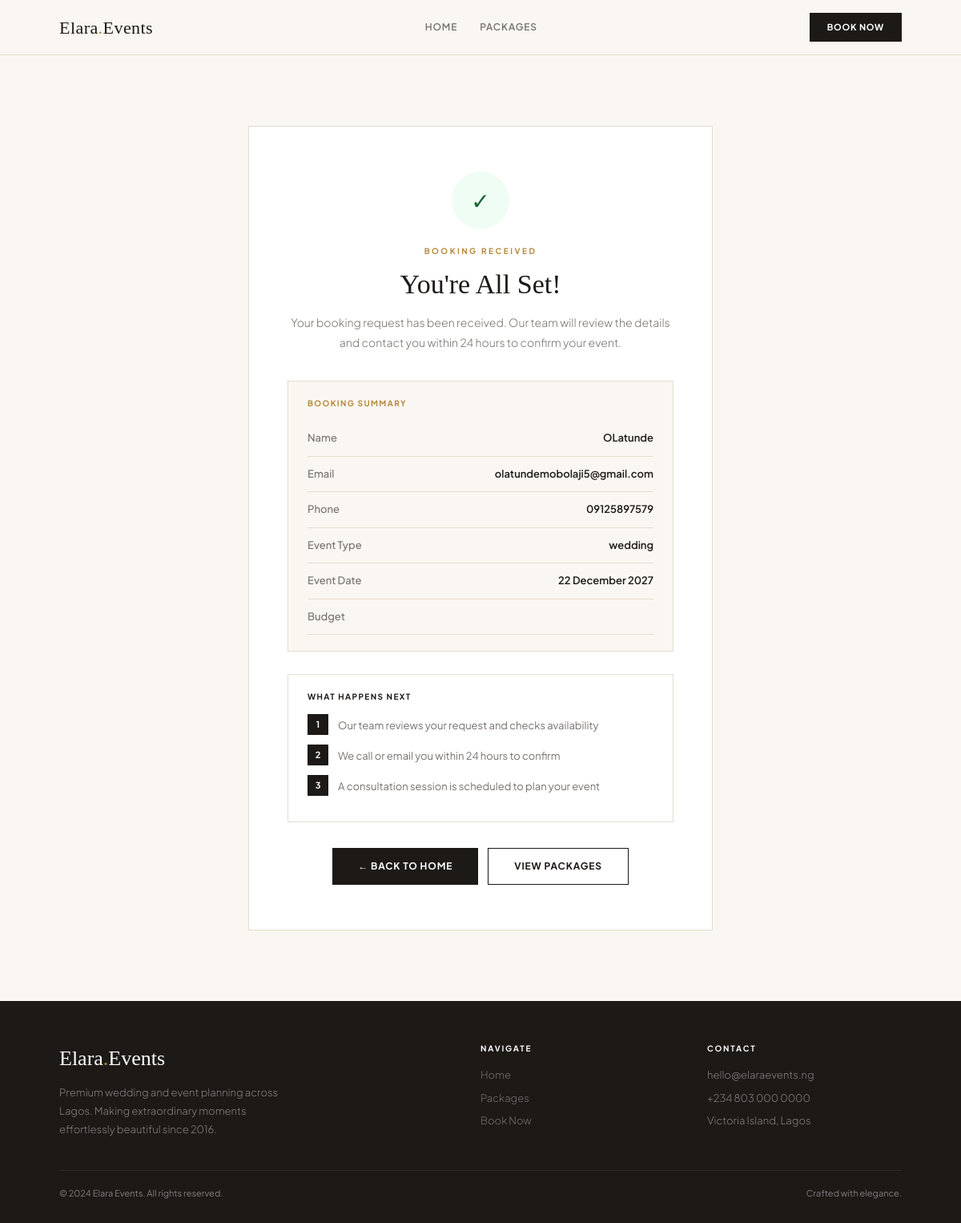
Page /booking/confirmed/1/ on the committed database.
### bookings/models.py (models this page shows, shortened)
class Booking(models.Model):
    STATUS_CHOICES = [
        ('new', 'New'),
        ('contacted', 'Contacted'),
        ('confirmed', 'Confirmed'),
        ('declined', 'Declined'),
    ]
    name = models.CharField(max_length=100)
    email = models.EmailField()
    phone = models.CharField(max_length=20)
    event_type = models.CharField(max_length=100)
    event_date = models.DateField()
    budget_range = models.CharField(max_length=50)
    package = models.ForeignKey(
        Package, on_delete=models.SET_NULL, null=True, blank=True
    )
    notes = models.TextField(blank=True)
    status = models.CharField(max_length=20, choices=STATUS_CHOICES, default='new')
    created_at = models.DateTimeField(auto_now_add=True)
    class Meta:
        ordering = ['-created_at']

### bookings/views.py (the view)
# urls.py: path('booking/confirmed/<int:pk>/', views.booking_confirm, name='booking_confirm'),
def booking_confirm(request, pk):
    booking = get_object_or_404(Booking, pk=pk)
    return render(request, "bookings/confirm.html", {
        "booking":    booking,
        "next_steps": NEXT_STEPS,
    })

### templates/bookings/confirm.html (shortened to what this page needs)
{% extends "bookings/base.html" %}
{% block content %}
<section style="padding: 88px 0;">
  <div style="max-width: 1100px; margin: 0 auto; padding: 0 24px;">
    <div style="background: #fff; border: 1px solid var(--bdr); padding: 56px 48px; max-width: 580px; margin: 0 auto; text-align: center;">
      <div style="width: 72px; height: 72px; background: #F0FDF4; border-radius: 50%; display: flex; align-items: center; justify-content: center; margin: 0 auto 20px; font-size: 28px; color: #166534;">✓</div>
      <div style="font-size: 10px; font-weight: 700; letter-spacing: .25em; text-transform: uppercase; color: var(--gold); margin-bottom: 8px;">Booking Received</div>
      <h1 class="serif" style="font-size: 34px; font-weight: 500; margin-bottom: 10px;">You're All Set!</h1>
      <p style="color: var(--stone); font-size: 14px; line-height: 1.75; margin-bottom: 36px; font-weight: 300;">
        Your booking request has been received. Our team will review the details and contact you within 24 hours to confirm your event.
      </p>
      <div style="background: var(--cream); border: 1px solid var(--bdr); padding: 20px 24px; margin-bottom: 28px; text-align: left;">
        <div style="font-size: 10px; font-weight: 700; letter-spacing: .14em; text-transform: uppercase; margin-bottom: 14px; color: var(--gold);">Booking Summary</div>
        {% if booking.name %}
        <div style="display: flex; justify-content: space-between; padding: 12px 0; border-bottom: 1px solid var(--bdr); font-size: 13px;">
          <span style="color: var(--stone); font-weight: 500;">Name</span>
          <span style="font-weight: 600; color: var(--char);">{{ booking.name }}</span>
        </div>
        {% endif %}
        {% if booking.email %}
        <div style="display: flex; justify-content: space-between; padding: 12px 0; border-bottom: 1px solid var(--bdr); font-size: 13px;">
          <span style="color: var(--stone); font-weight: 500;">Email</span>
          <span style="font-weight: 600; color: var(--char);">{{ booking.email }}</span>
        </div>
        {% endif %}
        {% if booking.phone %}
        <div style="display: flex; justify-content: space-between; padding: 12px 0; border-bottom: 1px solid var(--bdr); font-size: 13px;">
          <span style="color: var(--stone); font-weight: 500;">Phone</span>
          <span style="font-weight: 600; color: var(--char);">{{ booking.phone }}</span>
        </div>
        {% endif %}
        {% if booking.event_type %}
        <div style="display: flex; justify-content: space-between; padding: 12px 0; border-bottom: 1px solid var(--bdr); font-size: 13px;">
          <span style="color: var(--stone); font-weight: 500;">Event Type</span>
          <span style="font-weight: 600; color: var(--char);">{{ booking.event_type }}</span>
        </div>
        {% endif %}
        {% if booking.event_date %}
        <div style="display: flex; justify-content: space-between; padding: 12px 0; border-bottom: 1px solid var(--bdr); font-size: 13px;">
          <span style="color: var(--stone); font-weight: 500;">Event Date</span>
          <span style="font-weight: 600; color: var(--char);">{{ booking.event_date|date:"j F Y" }}</span>
        </div>
        {% endif %}
        {% if booking.budget_range %}
        <div style="display: flex; justify-content: space-between; padding: 12px 0; border-bottom: 1px solid var(--bdr); font-size: 13px;">
          <span style="color: var(--stone); font-weight: 500;">Budget</span>
        </div>
        {% endif %}
      </div>
      <div style="border: 1px solid var(--bdr); padding: 20px 24px; margin-bottom: 32px; text-align: left;">
        <div style="font-size: 10px; font-weight: 700; letter-spacing: .14em; text-transform: uppercase; margin-bottom: 14px; color: var(--char);">What Happens Next</div>
        {% for step in next_steps %}
        <div style="display: flex; gap: 12px; margin-bottom: 12px; align-items: flex-start;">
          <div style="width: 26px; height: 26px; background: var(--char); color: #fff; display: flex; align-items: center; justify-content: center; font-size: 11px; font-weight: 700; flex-shrink: 0;">{{ forloop.counter }}</div>
          <p style="font-size: 13px; color: var(--stone); line-height: 1.65; padding-top: 4px;">{{ step }}</p>
        </div>
        {% endfor %}
      </div>
      <div style="display: flex; gap: 12px; justify-content: center; flex-wrap: wrap;">
        <a href="{% url 'home' %}"     class="btn-d">← Back to Home</a>
        <a href="{% url 'packages' %}" class="btn-o">View Packages</a>
      </div>
    </div>
  </div>
</section>
{% endblock %}

### templates/bookings/base.html (shortened to what this page needs)
<!DOCTYPE html>
<html lang="en">
<head>
  <script src="https://cdn.tailwindcss.com"></script>
</head>
<body>
<nav style="background: var(--cream); border-bottom: 1px solid var(--bdr);">
  <div style="max-width: 1100px; margin: 0 auto; padding: 0 24px; display: flex; align-items: center; justify-content: space-between; height: 68px;">
    <a href="{% url 'home' %}" class="serif" style="font-size: 22px; font-weight: 500; color: var(--char); text-decoration: none; letter-spacing: .02em;">
      Elara<span style="color: var(--gold);">.</span>Events
    </a>
    <div class="hide-mobile" style="display: flex; gap: 28px; align-items: center;">
      <a href="{% url 'home' %}"     style="font-size: 12px; font-weight: 600; color: {% if request.resolver_match.url_name == 'home' %}var(--char){% else %}var(--stone){% endif %}; letter-spacing: .07em; text-transform: uppercase; text-decoration: none;">Home</a>
      <a href="{% url 'packages' %}" style="font-size: 12px; font-weight: 600; color: {% if request.resolver_match.url_name == 'packages' %}var(--char){% else %}var(--stone){% endif %}; letter-spacing: .07em; text-transform: uppercase; text-decoration: none;">Packages</a>
    </div>
    <a href="{% url 'book' %}" class="btn-d" style="font-size: 11px; padding: 10px 22px;">Book Now</a>
  </div>
</nav>
<div class="page-in">
  {% block content %}{% endblock %}
</div>
<footer style="background: var(--char); color: rgba(255,255,255,.45); padding: 52px 0 28px;">
  <div style="max-width: 1100px; margin: 0 auto; padding: 0 24px;">
    <div style="display: grid; grid-template-columns: 2fr 1fr 1fr; gap: 40px; margin-bottom: 40px;">
      <div>
        <div class="serif" style="font-size: 26px; color: #fff; margin-bottom: 12px;">Elara<span style="color: var(--gold);">.</span>Events</div>
        <p style="font-size: 13px; line-height: 1.75; font-weight: 300; max-width: 280px;">Premium wedding and event planning across Lagos. Making extraordinary moments effortlessly beautiful since 2016.</p>
      </div>
      <div>
        <div style="font-size: 10px; font-weight: 700; letter-spacing: .18em; text-transform: uppercase; color: #fff; margin-bottom: 16px;">Navigate</div>
        <div style="display: flex; flex-direction: column; gap: 9px;">
          <a href="{% url 'home' %}"     style="font-size: 13px; color: rgba(255,255,255,.38); text-decoration: none; font-weight: 300;">Home</a>
          <a href="{% url 'packages' %}" style="font-size: 13px; color: rgba(255,255,255,.38); text-decoration: none; font-weight: 300;">Packages</a>
          <a href="{% url 'book' %}"     style="font-size: 13px; color: rgba(255,255,255,.38); text-decoration: none; font-weight: 300;">Book Now</a>
        </div>
      </div>
      <div>
        <div style="font-size: 10px; font-weight: 700; letter-spacing: .18em; text-transform: uppercase; color: #fff; margin-bottom: 16px;">Contact</div>
        <div style="display: flex; flex-direction: column; gap: 9px; font-size: 13px; font-weight: 300;">
          <span>hello@elaraevents.ng</span>
          <span>+234 803 000 0000</span>
          <span>Victoria Island, Lagos</span>
        </div>
      </div>
    </div>
    <div style="border-top: 1px solid rgba(255,255,255,.07); padding-top: 20px; display: flex; justify-content: space-between; font-size: 11px;">
      <span>© 2024 Elara Events. All rights reserved.</span>
      <span>Crafted with elegance.</span>
    </div>
  </div>
</footer>
</body>
</html>

### templates/bookings/base.html (style rules this page uses)
:root { --cream: #FAF7F2; --ivory: #F4EFE4; --gold: #B5873A; --gold-h: #9B7230; --gold-p: #F0E2BE; --char: #1C1917; --char-l: #2C2825; --stone: #78716C; --stone-l: #A8A29E; --bdr: #E5DDD0; }
body { font-family: 'Plus Jakarta Sans', sans-serif; background: var(--cream); color: var(--char); }
.serif { font-family: 'Cormorant Garamond', Georgia, serif; }
.btn-d { background: var(--char); color: #fff; padding: 14px 32px; font-size: 12px; font-weight: 700; letter-spacing: .07em; text-transform: uppercase; border: none; cursor: pointer; transition: all .2s; display: inline-block; text-decoration: none; }
.btn-o { background: transparent; color: var(--char); padding: 13px 32px; font-size: 12px; font-weight: 700; letter-spacing: .07em; text-transform: uppercase; border: 1.5px solid var(--char); cursor: pointer; transition: all .2s; display: inline-block; text-decoration: none; }
.page-in { animation: pgIn .3s ease forwards; }

### rows in the picture
Booking: name "OLatunde", email "olatundemobolaji5@gmail.com", phone "09125897579", event_type "wedding", event_date "22 December 2027"

### other values in the picture
{{ step }} "Our team reviews your request and checks availability" "We call or email you within 24 hours to confirm" "A consultation session is scheduled to plan your event"
